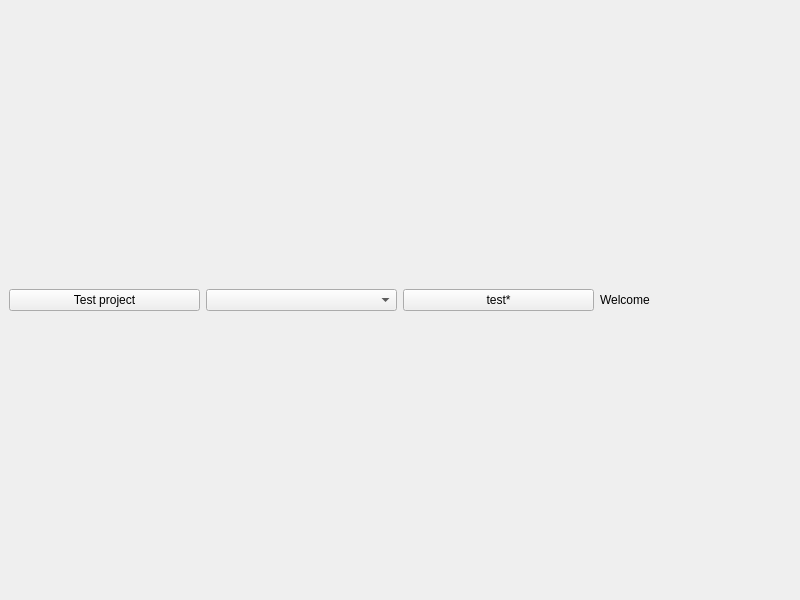
<?xml version="1.0" encoding="UTF-8"?>
<ui version="4.0">
 <class>PLMWindow</class>
 <widget class="QMainWindow" name="PLMWindow">
  <property name="geometry">
   <rect>
    <x>0</x>
    <y>0</y>
    <width>800</width>
    <height>600</height>
   </rect>
  </property>
  <property name="windowTitle">
   <string>MainWindow</string>
  </property>
  <widget class="QWidget" name="centralwidget">
   <layout class="QHBoxLayout" name="horizontalLayout">
    <item>
     <widget class="QPushButton" name="testProjectButton">
      <property name="text">
       <string>Test project</string>
      </property>
     </widget>
    </item>
    <item>
     <widget class="QComboBox" name="comboBox"/>
    </item>
    <item>
     <widget class="QPushButton" name="pushButton">
      <property name="text">
       <string>test*</string>
      </property>
     </widget>
    </item>
    <item>
     <widget class="QLabel" name="label">
      <property name="text">
       <string>Welcome</string>
      </property>
     </widget>
    </item>
   </layout>
  </widget>
 </widget>
 <resources/>
 <connections/>
</ui>
